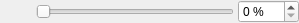
<?xml version="1.0" encoding="UTF-8"?>
<ui version="4.0">
 <class>Mixer</class>
 <widget class="QWidget" name="Mixer">
  <property name="geometry">
   <rect>
    <x>0</x>
    <y>0</y>
    <width>299</width>
    <height>23</height>
   </rect>
  </property>
  <layout class="QHBoxLayout">
   <property name="spacing">
    <number>4</number>
   </property>
   <property name="margin">
    <number>0</number>
   </property>
   <item>
    <widget class="QLabel" name="channelName">
     <property name="minimumSize">
      <size>
       <width>32</width>
       <height>0</height>
      </size>
     </property>
    </widget>
   </item>
   <item>
    <widget class="QSlider" name="channelValue">
     <property name="maximum">
      <number>100</number>
     </property>
     <property name="orientation">
      <enum>Qt::Horizontal</enum>
     </property>
    </widget>
   </item>
   <item>
    <widget class="QSpinBox" name="channelValuePrecise">
     <property name="suffix">
      <string notr="true"> %</string>
     </property>
     <property name="maximum">
      <number>100</number>
     </property>
    </widget>
   </item>
  </layout>
 </widget>
 <resources/>
 <connections>
  <connection>
   <sender>channelValue</sender>
   <signal>valueChanged(int)</signal>
   <receiver>channelValuePrecise</receiver>
   <slot>setValue(int)</slot>
   <hints>
    <hint type="sourcelabel">
     <x>20</x>
     <y>20</y>
    </hint>
    <hint type="destinationlabel">
     <x>20</x>
     <y>20</y>
    </hint>
   </hints>
  </connection>
  <connection>
   <sender>channelValuePrecise</sender>
   <signal>valueChanged(int)</signal>
   <receiver>channelValue</receiver>
   <slot>setValue(int)</slot>
   <hints>
    <hint type="sourcelabel">
     <x>20</x>
     <y>20</y>
    </hint>
    <hint type="destinationlabel">
     <x>20</x>
     <y>20</y>
    </hint>
   </hints>
  </connection>
 </connections>
</ui>
